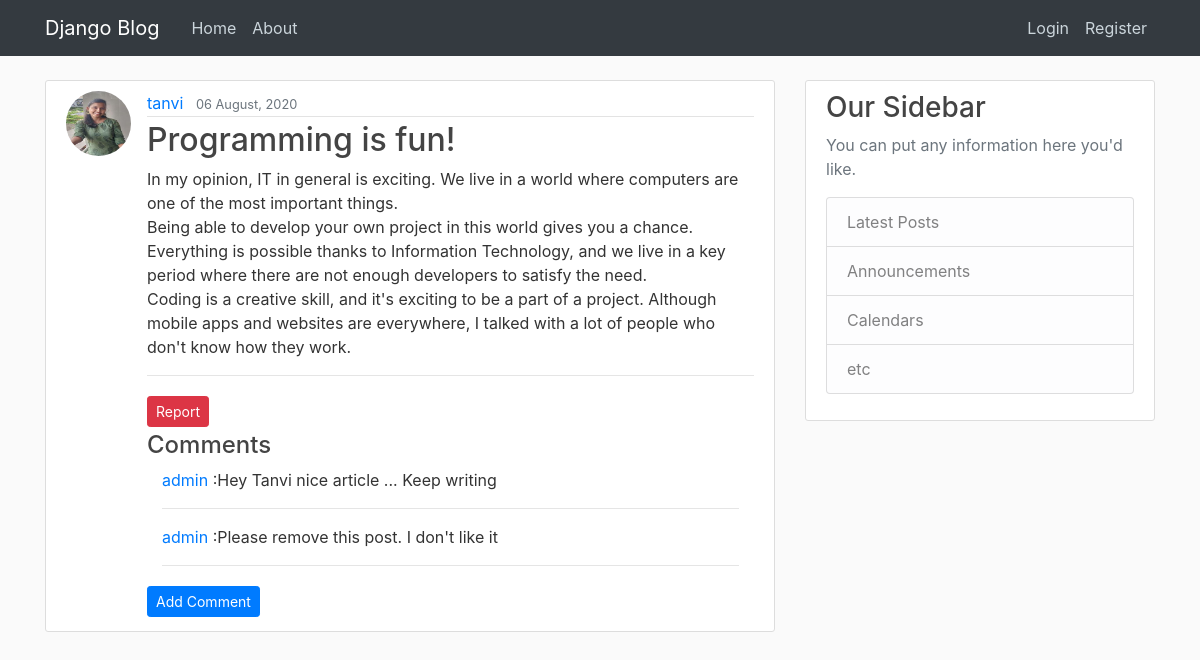
Screenshot of /post/7/ with the database file from the repository.
### blog/models.py (models this page shows, shortened)
class Post(models.Model):
	title=models.CharField(max_length=100)
	content=models.TextField()
	date_posted=models.DateTimeField(default=timezone.now)
	author=models.ForeignKey(User,on_delete=models.CASCADE)

class Comment(models.Model):
	post=models.ForeignKey(Post, on_delete=models.CASCADE,related_name='comments')
	text=models.TextField()
	comment_date = models.DateTimeField(default=timezone.now)
	author=models.ForeignKey(User,on_delete=models.CASCADE)

### users/models.py (models this page shows, shortened)
class Profile(models.Model):
	user=models.OneToOneField(User,on_delete=models.CASCADE)
	image=models.ImageField(default='default.jpg',upload_to='profile_pics')
	firstname=models.CharField(max_length=10,default='First name')
	lastname=models.CharField(max_length=10,default='Last name')

### blog/views.py (the view)
# urls.py: path('post/<int:pk>/', PostDetailView.as_view(), name='post-detail'),
class PostDetailView(DetailView):
	model=Post

### blog/templates/blog/post_detail.html (shortened to what this page needs)
{% extends "blog/base.html" %} {% block content %}
<div>
  <div>
    <article class="media content-section">
      <img
        class="rounded-circle article-img"
        src="{{object.author.profile.image.url}}"
      />
      <div class="media-body">
        <div class="article-metadata">
          <a class="mr-2" href="{% url 'user-posts' object.author.username %}"
            >{{ object.author }}</a
          >
          <small class="text-muted"
            >{{ object.date_posted|date:"d F, Y" }}</small
          >
        </div>
        <h2 class="article-title">{{ object.title }}</h2>
        <p class="article-content">{{ object.content }}</p>
        <hr />
        {% if object.author != user %}
        <div>
          <a
            href="{% url 'add-report' object.pk %}"
            class="btn btn-danger btn-sm mt-1 mb-1"
            >Report</a
          >
        </div>
        {% endif %}
        <h4>Comments</h4>
        {% for comment in object.comments.all %}
        <div class="container">
          <div class="row">
            <div class="col-8">
              <a href="#">{{comment.author}}</a> :{{ comment.text }}
            </div>
            <div class="col ml-4">
            </div>
          </div>
          <hr />
        </div>
        {% empty %}
        <p>No comments here yet :(</p>
        {% endfor %}
        <a
          href="{% url 'add-comment' object.id %}"
          class="btn btn-primary btn-sm mt-1 mb-1"
          >Add Comment</a
        >
      </div>
    </article>
  </div>
</div>
{% endblock content%}

### blog/static/blog/main.css (style rules this page uses)
body { background: #fafafa; color: #333333; margin-top: 5rem; }
h1, h2, h3, h4, h5, h6 { color: #444444; }
.content-section { background: #ffffff; padding: 10px 20px; border: 1px solid #dddddd; border-radius: 3px; margin-bottom: 20px; }
.article-title { color: #444444; }
.article-content { white-space: pre-line; }
.article-img { height: 65px; width: 65px; margin-right: 16px; }
.article-metadata { padding-bottom: 1px; margin-bottom: 4px; border-bottom: 1px solid #e3e3e3 }

### rows the page displays
Post: author.profile.image (picture), author "tanvi", date_posted "06 August, 2020", title "Programming is fun!", content "In my opinion, IT in general is exciting. We live in a world where computers are one of the most important things. Being able to develop your own project in this world gives you a chance. Everything is possible thanks to Information Technology, and we live in a key period where there are not enough developers to satisfy the need. Coding is a creative skill, and it's exciting to be a part of a project. Although mobile apps and websites are everywhere, I talked with a lot of people who don't know how they work."
Comment: author "admin", text "Hey Tanvi nice article ... Keep writing"
Comment: author "admin", text "Please remove this post. I don't like it"
